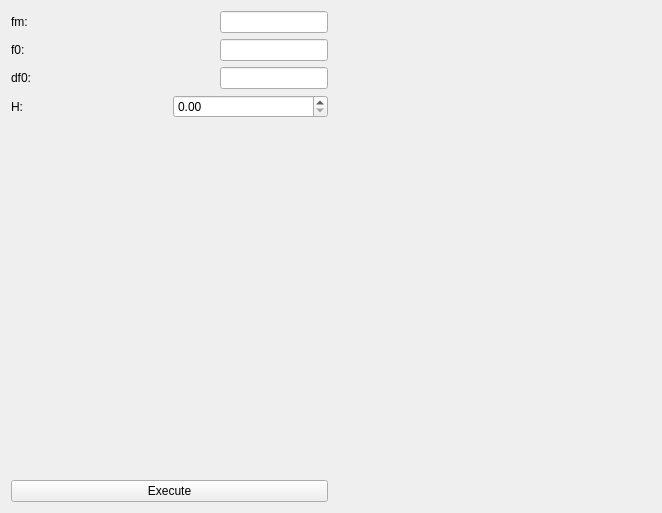
<?xml version="1.0" encoding="UTF-8"?>
<ui version="4.0">
 <class>Phase</class>
 <widget class="QWidget" name="Phase">
  <property name="geometry">
   <rect>
    <x>0</x>
    <y>0</y>
    <width>662</width>
    <height>513</height>
   </rect>
  </property>
  <property name="windowTitle">
   <string>Form</string>
  </property>
  <layout class="QHBoxLayout" name="horizontalLayout_5">
   <item>
    <layout class="QVBoxLayout" name="verticalLayout">
     <item>
      <layout class="QHBoxLayout" name="horizontalLayout">
       <item>
        <widget class="QLabel" name="label">
         <property name="text">
          <string>fm:</string>
         </property>
        </widget>
       </item>
       <item>
        <widget class="QLineEdit" name="fmLineEdit">
         <property name="sizePolicy">
          <sizepolicy hsizetype="Fixed" vsizetype="Fixed">
           <horstretch>0</horstretch>
           <verstretch>0</verstretch>
          </sizepolicy>
         </property>
        </widget>
       </item>
      </layout>
     </item>
     <item>
      <layout class="QHBoxLayout" name="horizontalLayout_2">
       <item>
        <widget class="QLabel" name="label_2">
         <property name="text">
          <string>f0:</string>
         </property>
        </widget>
       </item>
       <item>
        <widget class="QLineEdit" name="f0LineEdit">
         <property name="sizePolicy">
          <sizepolicy hsizetype="Fixed" vsizetype="Fixed">
           <horstretch>0</horstretch>
           <verstretch>0</verstretch>
          </sizepolicy>
         </property>
        </widget>
       </item>
      </layout>
     </item>
     <item>
      <layout class="QHBoxLayout" name="horizontalLayout_4">
       <item>
        <widget class="QLabel" name="label_3">
         <property name="text">
          <string>df0:</string>
         </property>
        </widget>
       </item>
       <item>
        <widget class="QLineEdit" name="df0LineEdit">
         <property name="sizePolicy">
          <sizepolicy hsizetype="Fixed" vsizetype="Fixed">
           <horstretch>0</horstretch>
           <verstretch>0</verstretch>
          </sizepolicy>
         </property>
        </widget>
       </item>
      </layout>
     </item>
     <item>
      <layout class="QHBoxLayout" name="horizontalLayout_3">
       <item>
        <widget class="QLabel" name="label_4">
         <property name="text">
          <string>H:</string>
         </property>
        </widget>
       </item>
       <item>
        <widget class="QDoubleSpinBox" name="HdoubleSpinBox">
         <property name="sizePolicy">
          <sizepolicy hsizetype="Preferred" vsizetype="Fixed">
           <horstretch>0</horstretch>
           <verstretch>0</verstretch>
          </sizepolicy>
         </property>
        </widget>
       </item>
      </layout>
     </item>
     <item>
      <spacer name="verticalSpacer">
       <property name="orientation">
        <enum>Qt::Vertical</enum>
       </property>
       <property name="sizeType">
        <enum>QSizePolicy::Expanding</enum>
       </property>
       <property name="sizeHint" stdset="0">
        <size>
         <width>20</width>
         <height>40</height>
        </size>
       </property>
      </spacer>
     </item>
     <item>
      <widget class="QPushButton" name="execute">
       <property name="text">
        <string>Execute</string>
       </property>
      </widget>
     </item>
    </layout>
   </item>
   <item>
    <widget class="QwtPolarPlot" name="qwtPolarPlot"/>
   </item>
  </layout>
 </widget>
 <customwidgets>
  <customwidget>
   <class>QwtPolarPlot</class>
   <extends>QFrame</extends>
   <header>qwt_polar_plot.h</header>
   <container>1</container>
  </customwidget>
 </customwidgets>
 <resources/>
 <connections/>
</ui>
